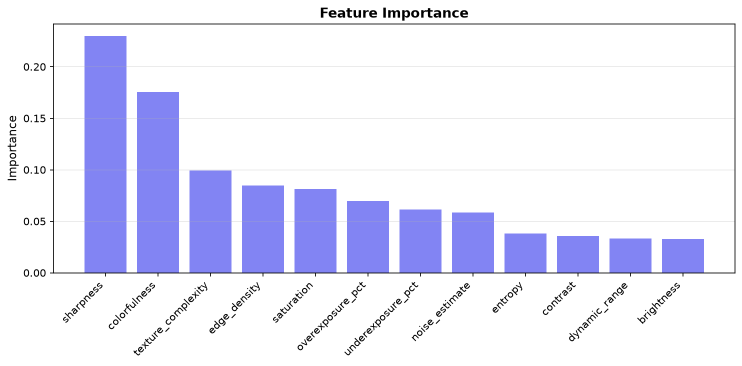
#> input picture ml/training/plots/feature_importance.png, 1484 x 732 px (shown at 1/2 size)
$ python -i step2_improve.py   (imports and definitions only)   (older library calls are emulated)
#> lines starting #> are read from the running program, lines starting #| are printed output that depends on the picture
"""VisionGuard Step 2 - Model Improvement Experiment

Uses ONLY train/val for all decisions. Test set is touched exactly once at the end.

Pipeline:
  1. Load datasets and extract extended features
  2. Create train/val/test split (seed=42, same as baseline)
  3. Compare models on validation (5=>8 features)
  4. Hyperparameter tuning on validation
  5. Select best model
  6. Fit calibrator on validation
  7. Final evaluation on untouched test
  8. Generate all artifacts
"""

from __future__ import annotations

import csv
import json
import time
from datetime import datetime, timezone
from pathlib import Path

import cv2
import numpy as np
from scipy import stats as scipy_stats
from sklearn.ensemble import (
    ExtraTreesRegressor,
    GradientBoostingRegressor,
    HistGradientBoostingRegressor,
    RandomForestRegressor,
)
from sklearn.isotonic import IsotonicRegression
from sklearn.metrics import mean_absolute_error, mean_squared_error, r2_score

# ---------------------------------------------------------------------------
# Paths
# ---------------------------------------------------------------------------
BASE_DIR = Path(__file__).resolve().parent
PROJECT_ROOT = BASE_DIR.parent
BACKEND_DIR = PROJECT_ROOT / "backend"
BACKEND_MODELS = BACKEND_DIR / "models"
BENCH = PROJECT_ROOT / "benchmark" / "smart_city"
# [1 line not run here, left out]

from ml.training.dataset_loader import load_kadid, load_koniq, get_quality_bins, QUALITY_BIN_EDGES

# ---------------------------------------------------------------------------
# Extended feature extraction (8 features)
# ---------------------------------------------------------------------------
# The new feature set adds 3 meaningful features to the original 5:
#   noise_estimate  - MAD of Laplacian, captures noise level
#   entropy         - Shannon entropy, captures information content
#   colorfulness    - RGB channel diversity, captures color richness
#
# These are all computable from the same 224x224 grayscale/color image,
# require no extra passes, and are available during production inference.

FEATURE_NAMES_V2 = [
    "brightness",      # mean of grayscale
    "contrast",        # std of grayscale
    "sharpness",       # Laplacian variance
    "saturation",      # mean of HSV S channel
    "edge_density",    # Canny(100,200) > 0 fraction
    "noise_estimate",  # MAD of Laplacian (robust noise metric)
    "entropy",         # Shannon entropy of grayscale histogram
    "colorfulness",    # RGB channel diversity metric
]

FEATURE_NAMES_V1 = [
    "brightness",
    "contrast",
    "sharpness",
    "saturation",
    "edge_density",
]


def extract_features_v2(image_path: str) -> list[float] | None:
    """Extract 8 model features from an image path.

    Preprocessing matches production exactly:
      - Resize to 224x224
      - Grayscale for brightness, contrast, sharpness, edge_density, noise, entropy
      - HSV for saturation
      - BGR for colorfulness
      - Canny(100, 200) for edge_density
    """
#> called with image_path = 'training/plots/feature_importance.png'
    img = cv2.imread(image_path)
#> img is the input picture: shape (732, 1484, 3); mean B, G, R 248.7, 231.1, 230.8
    if img is None:
        return None

    resized = cv2.resize(img, (224, 224))
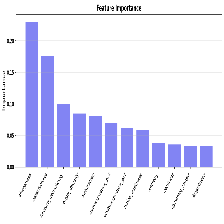
#> resized: shape (224, 224, 3); mean B, G, R 249, 231.3, 231
    gray = cv2.cvtColor(resized, cv2.COLOR_BGR2GRAY)
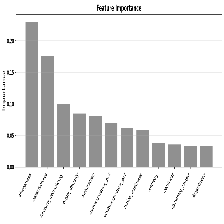
#> gray: shape (224, 224); min 0, max 255, mean 233.2

    brightness = float(np.mean(gray))
#> brightness = 233.2
    contrast = float(np.std(gray))
#> contrast = 46.84
    sharpness = float(cv2.Laplacian(gray, cv2.CV_64F).var())
#> sharpness = 7611.6

    hsv = cv2.cvtColor(resized, cv2.COLOR_BGR2HSV)
#> hsv: shape (224, 224, 3); mean H, S, V 19.4, 19, 249
    saturation = float(np.mean(hsv[:, :, 1]))
#> saturation = 19

    edges = cv2.Canny(gray, 100, 200)
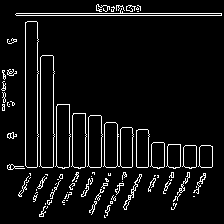
#> edges: shape (224, 224); 6.3% white in thin lines or dots
    edge_density = float(np.mean(edges > 0))
#> edge_density = 0.0633

    # New features
    laplacian = cv2.Laplacian(gray, cv2.CV_64F)
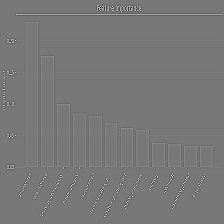
#> laplacian: shape (224, 224) float64; min -917, max 1016, mean 0; drawn with min black and max white
    noise_estimate = float(np.median(np.abs(laplacian)) * 1.4826)
#> noise_estimate = 0

    hist = cv2.calcHist([gray], [0], None, [256], [0, 256]).flatten()
#> hist = 256 values, max 39926 at index 255, min 0 at index 71, mean 196
    hist = hist / hist.sum()
#> hist = 256 values, max 0.796 at index 255, min 0 at index 71, mean 0.00391
    hist = hist[hist > 0]
#> hist = 248 values, max 0.796 at index 247, min 1.99e-05 at index 41, mean 0.00403
    entropy = float(abs(-np.sum(hist * np.log2(hist))))
#> entropy = 1.19

    b, g, r = cv2.split(resized.astype(float))
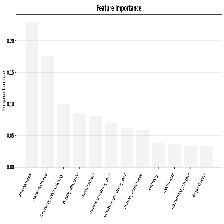
#> b: shape (224, 224) float64; min 0, max 255, mean 249
    rg = np.abs(r - g)
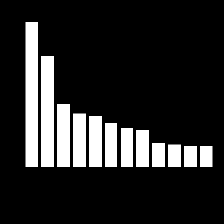
#> rg: shape (224, 224) float64; min 0, max 2, mean 0.321; drawn with min black and max white
    yb = np.abs(0.5 * (r + g) - b)
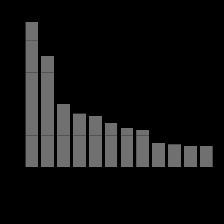
#> yb: shape (224, 224) float64; min 0, max 112, mean 17.9
    rg_mean, rg_std = np.mean(rg), np.std(rg)
#> rg_mean = 0.321; rg_std = 0.731
    yb_mean, yb_std = np.mean(yb), np.std(yb)
#> yb_mean = 17.88; yb_std = 40.77
    colorfulness = float(np.sqrt(rg_std**2 + yb_std**2) + 0.3 * np.sqrt(rg_mean**2 + yb_mean**2))
#> colorfulness = 46.14

    return [brightness, contrast, sharpness, saturation, edge_density,
            noise_estimate, entropy, colorfulness]


# ---------------------------------------------------------------------------
# Helpers
# ---------------------------------------------------------------------------
# [546 lines left out: functions spearman_correlation, evaluate, print_bin_distribution, stratified_split, main, not called in this run]


# [2 lines not run here, left out]

>>> result = extract_features_v2('training/plots/feature_importance.png')
#> result = [233.2, 46.84, 7611.6, 19, 0.0633, 0, 1.19, 46.14]

$ run again, on ml/training/plots/actual_vs_predicted.png
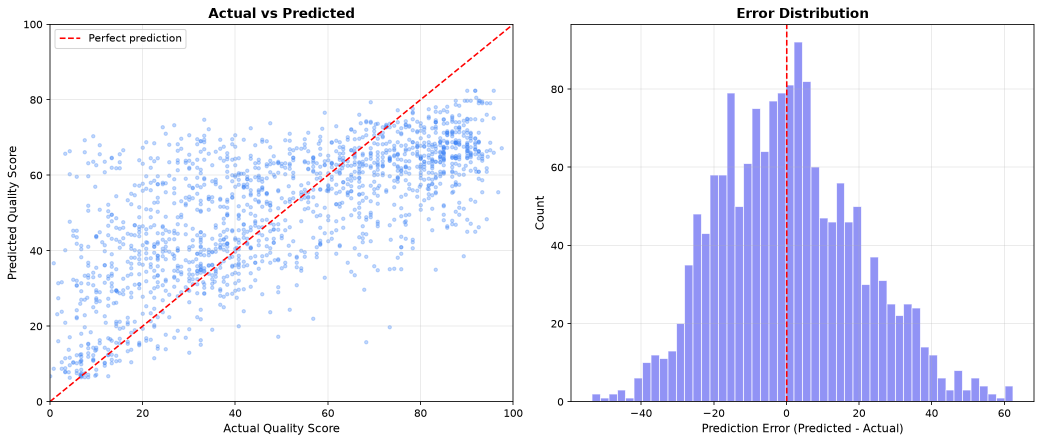
#> input picture ml/training/plots/actual_vs_predicted.png, 2083 x 885 px (shown at 1/2 size)
#> in extract_features_v2, img is the input picture: shape (885, 2083, 3); mean B, G, R 249.4, 237.4, 236.5
#> brightness = 238.5
#> contrast = 38.26
#> sharpness = 7913.7
#> hsv: shape (224, 224, 3); mean H, S, V 20.1, 14.2, 249.8
#> saturation = 14.22
#> in extract_features_v2, `edges = cv2.Canny(gray, 100, 200)`:
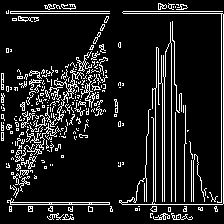
#> edges: shape (224, 224); 12.2% white in thin lines or dots
#> edge_density = 0.122
#> noise_estimate = 0
#> in extract_features_v2, `hist = cv2.calcHist([gray], [0], None, [256], [0, 256]).flatten()`: hist = 256 values, max 38740 at index 255, min 0 at index 38, mean 196
#> in extract_features_v2, `hist = hist / hist.sum()`: hist = 256 values, max 0.772 at index 255, min 0 at index 38, mean 0.00391
#> in extract_features_v2, `hist = hist[hist > 0]`: hist = 241 values, max 0.772 at index 240, min 1.99e-05 at index 4, mean 0.00415
#> entropy = 1.94
#> in extract_features_v2, `yb = np.abs(0.5 * (r + g) - b)`:
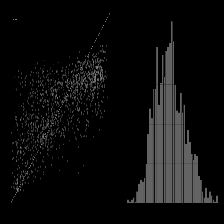
#> yb: shape (224, 224) float64; min 0, max 137, mean 12.8
#> rg_mean = 1.79; rg_std = 10.41
#> yb_mean = 12.82; yb_std = 30.94
#> colorfulness = 36.53
#> result = [238.5, 38.26, 7913.7, 14.22, 0.122, 0, 1.94, 36.53]
